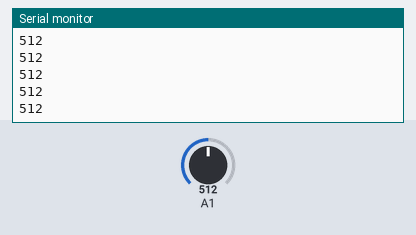
This sketch was run on a simulated Arduino Uno, built with avr-gcc and run on an emulated ATmega328P. On the bench: the last lines printed to the serial monitor. The inputs (shaded band) are chosen by the test bench; at power-on: A1 = 512.

Above: at 1.2 s.
1.3 s: A1 set to 716
At 2.4 s:
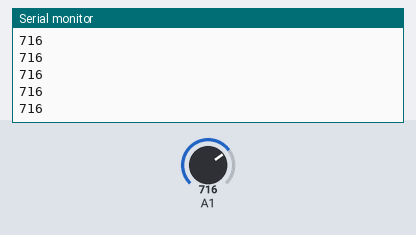
2.8 s: A1 set to 900
At 3.8 s:
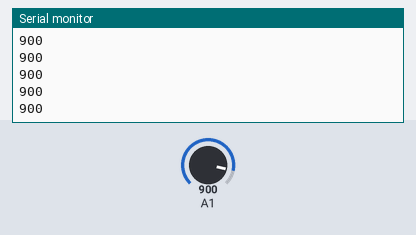
Timing chart, 0 to 5.8 s (numbered marks = the images above; inputs shaded):
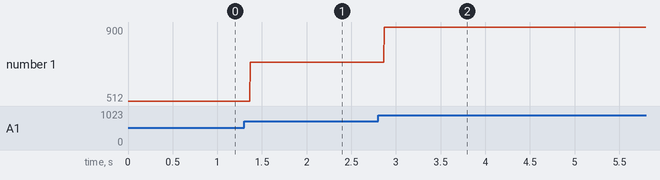

Measured:
- after the input at 1.3 s, the serial monitor: prints a new line after 0.07 s (image 1)
- after the input at 2.8 s, the serial monitor: prints a new line after 0.07 s (image 2)
- plotted number 1: 512 → 716 after the input at 1.3 s, 716 → 900 after the input at 2.8 s

The sketch:

sonar-sensor.ino
```cpp
/*
Brett Ian Balogh
ARTTECH 4015 | Robotics
22.February, 2017
Connect sonar sensor to pin A1
Prints the analog values from the sonar sensor to the terminal
*/

int analogVal = 0;

void setup(){
  Serial.begin(9600);
}

void loop(){
  analogVal = analogRead(1);
  Serial.println(analogVal);
}
```
